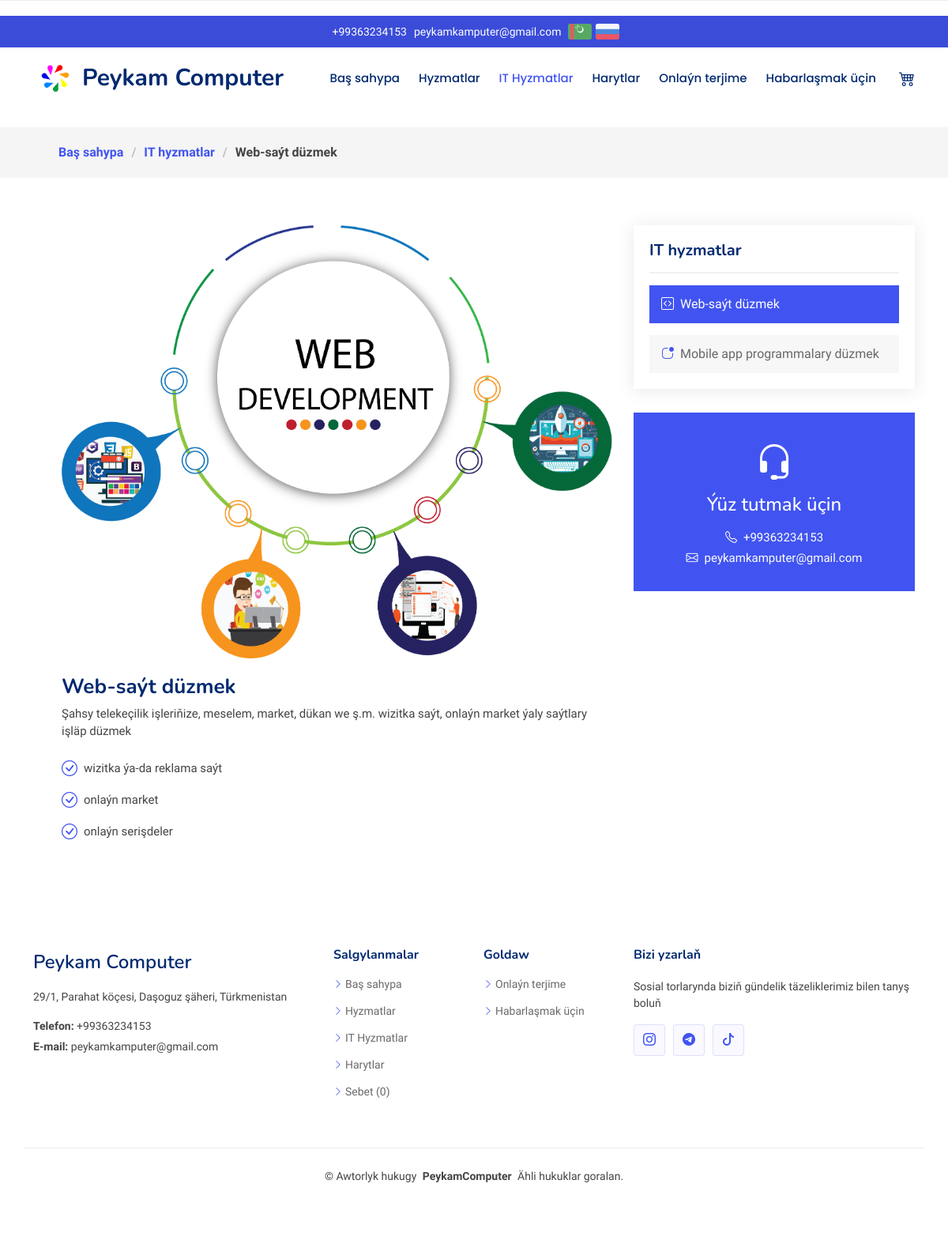
Before: /tm/it_services/1 with the older database file.
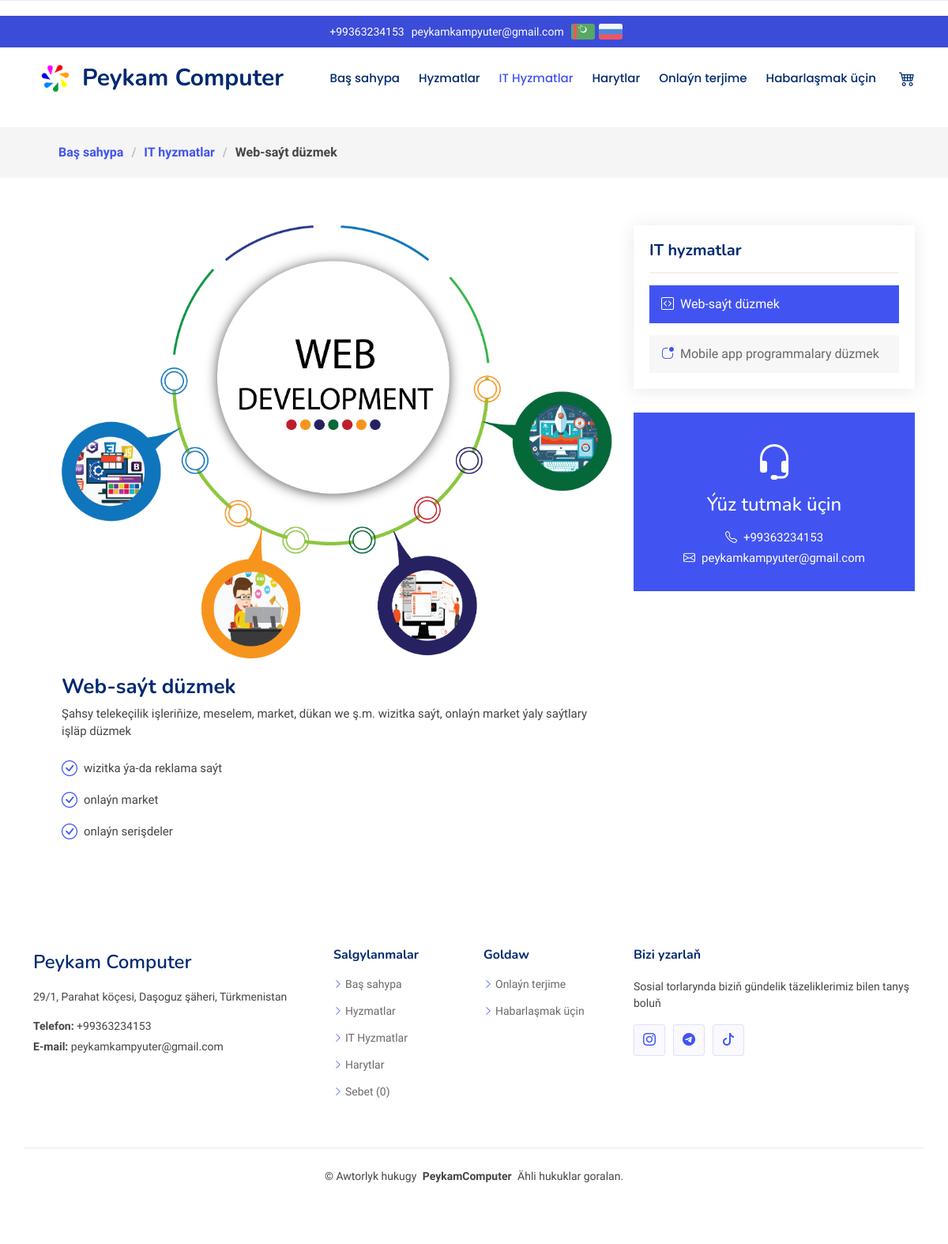
After: the same page with the newer database file.
### main/models.py (models this page shows, shortened)
class Info(models.Model):
    logo_name = models.CharField(max_length = 500, blank=True)
    title_name = models.CharField(max_length = 500, blank=True)
    title_name_russian = models.CharField(max_length = 500, blank=True)
    email_1 = models.CharField(max_length = 500, blank=True)
    email_2 = models.CharField(max_length = 500, blank=True)
    phone_1 = models.CharField(max_length = 500, blank=True)
    phone_2 = models.CharField(max_length = 500, blank=True)
    address_1 = models.CharField(max_length = 500, blank=True)
    address_1_russian = models.CharField(max_length = 500, blank=True)
    address_2 = models.CharField(max_length = 500, blank=True)
    address_2_russian = models.CharField(max_length = 500, blank=True)
    work_hours = models.CharField(max_length = 500, blank=True)
    instagram_link = models.CharField(max_length = 500, blank=True)
    tiktok_link = models.CharField(max_length = 500, blank=True)
    telegram_link = models.CharField(max_length = 500, blank=True)
    class Meta:
        verbose_name = "Site info"
        verbose_name_plural = "Site info"

class ITservice(models.Model):
    icon = models.CharField(max_length = 100, blank=True)
    color = models.CharField(max_length = 100, blank=True)
    title = models.CharField(max_length = 250, blank=True)
    short_description = models.TextField(blank=True)
    full_description = models.TextField(blank=True)
    title_russian = models.CharField(max_length = 250, blank=True)
    short_description_russian = models.TextField(blank=True)
    full_description_russian = models.TextField(blank=True)
    image = models.ImageField(upload_to='images', blank=True)
    class Meta:
        verbose_name_plural = "IT services"
        verbose_name = "IT service"

### main/views.py (the view)
# urls.py: path('tm/it_services/<pk>', views.it_service, name="it_service"),
def it_service(request, pk):
    page = "it_services"
    language = "turkmen"
    it_service = ITservice.objects.get(id=pk)
    it_services = ITservice.objects.all()
    context = {
        'page': page,
        'language': language,
        'it_service': it_service,
        'it_services': it_services
    }
    context['title_name'] = f"Peykam | IT Hyzmatlar | {it_service.title}"
    return render(request, 'turkmen/it-service-details.html', context)

### main/templatetags/custom_filters.py (called while the page is built)
@register.filter
def split(value):
    return value.split('.')

### templates/turkmen/it-service-details.html
{% extends 'turkmen/base.html' %}
{% load static %}
{% load custom_filters %}
{% block content %}
    <div class="page-title">
      <div class="heading">
      </div>
      <nav class="breadcrumbs">
        <div class="container">
          <ol>
            <li><a href="{% url 'index' %}">Baş sahypa</a></li>
            <li><a href="{% url 'it_services' %}">IT hyzmatlar</a></li>
            <li class="current">{{it_service.title}}</li>
          </ol>
        </div>
      </nav>
    </div>
    <section id="service-details" class="service-details section">
      <div class="container">
        <div class="row gy-5">
          <div class="col-lg-8 ps-lg-5" data-aos="fade-up" data-aos-delay="200">
            {% if it_service.image %}
              <center><img src="{{it_service.image.url}}" width="720px;" class="img-fluid services-img"></center>
            {% endif %}
            <h3>{{it_service.title}}</h3>
            <p>
              {{it_service.short_description}}
            </p>
            <ul>
              {% for sentence in it_service.full_description|split %}
                {% if sentence %}
                  <li><i class="bi bi-check-circle"></i> <span>{{sentence}}</span></li>
                {% endif %}
              {% endfor %}
            </ul>
          </div>
          <div class="col-lg-4" data-aos="fade-up" data-aos-delay="100">
            <div class="service-box">
              <h4>IT hyzmatlar</h4>
              <div class="services-list">
                {% for s in it_services %}
                  {% if s.id == it_service.id %}
                    <a href="{% url 'it_service' s.id %}" class="active"><i class="bi bi-{{s.icon}}"></i><span>{{s.title}}</span></a>
                  {% else %}
                    <a href="{% url 'it_service' s.id %}"><i class="bi bi-{{s.icon}}"></i><span>{{s.title}}</span></a>
                  {% endif %}
                {% endfor %}
              </div>
            </div>
            <div class="help-box d-flex flex-column justify-content-center align-items-center">
              <i class="bi bi-headset help-icon"></i>
              <h4>Ýüz tutmak üçin</h4>
              <p class="d-flex align-items-center mt-2 mb-0"><i class="bi bi-telephone me-2"></i> <span><a href="tel:{{phone_1}}">{{phone_1}}</a></span></p>
              <p class="d-flex align-items-center mt-1 mb-0"><i class="bi bi-envelope me-2"></i> <a href="mailto:{{email_1}}">{{email_1}}</a></p>
            </div>
          </div>
        </div>
      </div>
    </section>
    {% endblock %}

### templates/turkmen/base.html (shortened to what this page needs)
{% load static %}
<!DOCTYPE html>
<html lang="en">
<head>
  <link href="{% static 'assets/css/fontawesome.css' %}" rel="stylesheet">
  <link href="{% static 'assets/vendor/bootstrap/css/bootstrap.min.css' %}" rel="stylesheet">
  <link href="{% static 'assets/vendor/bootstrap-icons/bootstrap-icons.css' %}" rel="stylesheet">
  <link href="{% static 'assets/vendor/glightbox/css/glightbox.min.css' %}" rel="stylesheet">
  <link href="{% static 'assets/vendor/swiper/swiper-bundle.min.css' %}" rel="stylesheet">
  <link href="{% static 'assets/css/main.css' %}" rel="stylesheet">
</head>
<body class="index-page">
  {% block navigation %} {% include 'turkmen/navigation.html' %} {% endblock navigation %}
  <main class="main">
    {% block content %}
  {% endblock content %}
  </main>
  {% block footer %} {% include 'turkmen/footer.html' %} {% endblock footer %}
</body>
</html>

### templates/turkmen/navigation.html (shortened to what this page needs)
{% load static %}
  <header id="header" class="header fixed-top">
    <div class="topbar d-flex align-items-center">
      <div class="container d-flex justify-content-center align-items-center">
        <div class="contact-info d-flex align-items-center">
          <i class="d-flex align-items-center"><a href="tel:{{phone_1}}">{{phone_1}}</a></i>
          <i class="d-flex align-items-center ms-1"><a href="mailto:{{email_1}}">{{email_1}}</a></i>
          <i class="d-flex align-items-center ms-1"><a href="{{turkmen_url}}"><img src="{% static 'assets/img/tm.png' %}" alt=""></a></i>
          <i class="d-flex align-items-center ms-0"><a href="{{russian_url}}"><img src="{% static 'assets/img/ru.png' %}" alt=""></a></i>
        </div>
        </div>
      </div>
    <div class="branding d-flex align-items-cente">
      <div class="container position-relative d-flex align-items-center justify-content-between">
        <a href="{% url 'index' %}" class="logo d-flex align-items-center me-auto">
          <img src="{% static 'assets/img/logo.png' %}" alt="">
          <h1 class="sitename">{{logo_name}}</h1>
        </a>
        <nav id="navmenu" class="navmenu">
          <ul>
            {% if page == 'it_services' %}
            <li><a href="{% url 'index' %}">Baş sahypa<br></a></li>
            <li><a href="{% url 'services' %}">Hyzmatlar</a></li>
            <li><a href="{% url 'it_services' %}" class="active">IT Hyzmatlar</a></li>
            <li><a href="{% url 'products' %}">Harytlar</a></li>
            <li><a href="{% url 'translation_page' %}">Onlaýn terjime</a></li>
            <li><a href="{% url 'contact' %}">Habarlaşmak üçin</a></li>
            {% endif %}
            {% if cart_items_length == 0 %}
            <li><a href="{% url 'view_cart' %}"><i class="bi bi-cart4" style="font-size: 20px;"></i></a></li>
            {% else %}
            <li><a href="{% url 'view_cart' %}">({{cart_items_length}})<i class="bi bi-cart4" style="font-size: 20px;"></i></a></li>
            {% endif %}
          </ul>
        </nav>
      </div>
    </div>
  </header>

### templates/turkmen/footer.html
{% load static %}
  <footer id="footer" class="footer">
    <div class="container footer-top">
      <div class="row gy-4">
        <div class="col-lg-4 col-md-6 footer-about">
          <a href="{% url 'index' %}" class="d-flex align-items-center">
            <span class="sitename">{{logo_name}}</span>
          </a>
          <div class="footer-contact pt-3">
            <p>{{address_1}}</p>
            <p class="mt-3"><strong>Telefon:</strong> <span>{{phone_1}}</span></p>
            <p><strong>E-mail:</strong> <span>{{email_1}}</span></p>
          </div>
        </div>
        <div class="col-lg-2 col-md-3 footer-links">
          <h4>Salgylanmalar</h4>
          <ul>
            <li><i class="bi bi-chevron-right"></i> <a href="{% url 'index' %}">Baş sahypa</a></li>
            <li><i class="bi bi-chevron-right"></i> <a href="{% url 'services' %}">Hyzmatlar</a></li>
            <li><i class="bi bi-chevron-right"></i> <a href="{% url 'it_services' %}">IT Hyzmatlar</a></li>
            <li><i class="bi bi-chevron-right"></i> <a href="{% url 'products' %}">Harytlar</a></li>
            <li><i class="bi bi-chevron-right"></i> <a href="{% url 'view_cart_russian' %}">Sebet ({{cart_items_length}})</a></li>
          </ul>
        </div>
        <div class="col-lg-2 col-md-3 footer-links">
          <h4>Goldaw</h4>
           <ul>
            <li><i class="bi bi-chevron-right"></i> <a href="{% url 'translation_page' %}">Onlaýn terjime</a></li>
            <li><i class="bi bi-chevron-right"></i> <a href="{% url 'contact' %}">Habarlaşmak üçin</a></li>
          </ul>
        </div>
        <div class="col-lg-4 col-md-12">
          <h4>Bizi yzarlaň</h4>
          <p>Sosial torlarynda biziň gündelik täzeliklerimiz bilen tanyş boluň</p>
          <div class="social-links d-flex">
            <a href="https://www.instagram.com/{{instagram_link}}"><i class="bi bi-instagram"></i></a>
            <a href="https://telegram.org/"><i class="bi bi-telegram"></i></a>
            <a href="https://www.tiktok.com/"><i class="bi bi-tiktok"></i></a>
          </div>
        </div>
      </div>
    </div>
    <div class="container copyright text-center mt-4">
      <p>© <span>Awtorlyk hukugy</span> <strong class="px-1 sitename">PeykamComputer</strong> <span>Ähli hukuklar goralan.</span></p>
    </div>
  </footer>

Changed rows visible on the page:
changed Info "Peykam Computer": email_1 "peykamkamputer@gmail.com" → "peykamkampyuter@gmail.com"
